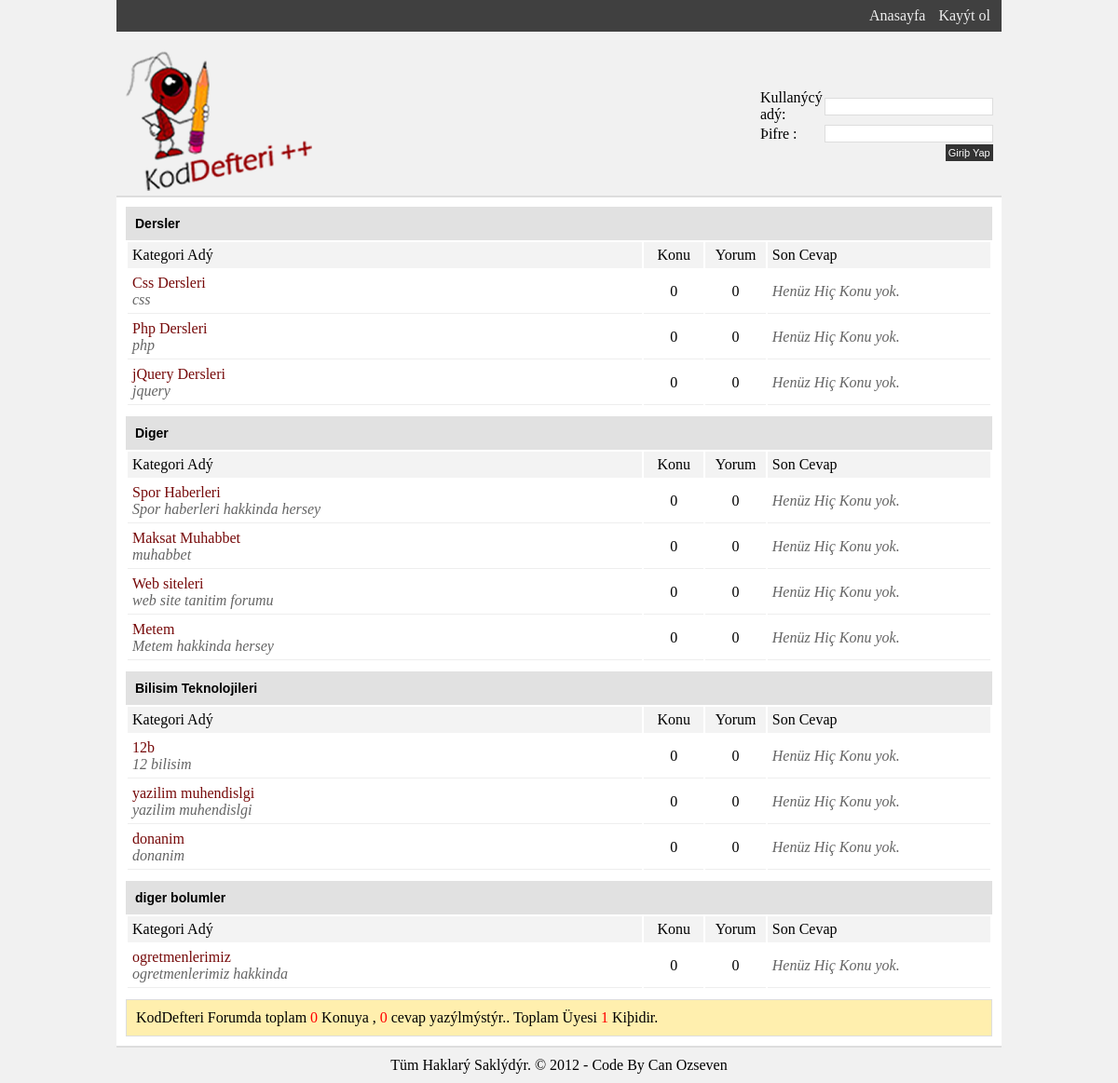
The page / on the database its author committed.
### tables this page shows
CREATE TABLE IF NOT EXISTS `kategoriler` (
  `kategori_id` int(11) NOT NULL AUTO_INCREMENT,
  `kategori_adi` varchar(300) NOT NULL,
  `kategori_desc` varchar(300) NOT NULL,
  `kategori_key` varchar(300) NOT NULL,
  `kategori_tip` int(11) NOT NULL,
  `kategori_sira` int(11) NOT NULL,
  PRIMARY KEY (`kategori_id`)
);

### sistem/ayar.php (called while the page is built, shortened)
<?php
 $ayarBul = mysql_query("select * from ayarlar");
 $ayar = mysql_fetch_array($ayarBul);
?>

### tema/v1/anasayfa.php (the view)
<?php
$bul = mysql_query("select * from kategoriler where kategori_tip= 0 ");
while ($goster = mysql_fetch_array($bul)){
$id = $goster['kategori_id'];
?>
<h1><?php echo ss($goster['kategori_adi']); ?></h1>
<table width="100%">
<thead>
<tr>
<td width="60%">Kategori Adý </td>
<td width="7%" align="center"> Konu </td>
<td width="7%"align="center" >Yorum</td>
<td>Son Cevap</td>
</tr>
</thead>
<tbody>
<?php
$altkatBul = mysql_query("select * from kategoriler where kategori_tip = '$id' order by kategori_sira asc");
while ($altKat = mysql_fetch_array($altkatBul)){
$link = URL . '/?k=' . $altKat['kategori_id'];
$konu = mysql_num_rows(mysql_query("select konu_id from konular where konu_kategori = '".$altKat['kategori_id']."'"));
$yorum = mysql_num_rows(mysql_query("select yorumlar.yorum_id from konular inner join yorumlar on yorumlar.yorum_konu_id = konular.konu_id where konu_kategori = '".$altKat['kategori_id']."'"));
$katid = $altKat['kategori_id'];
$sonKonu = mysql_fetch_array(mysql_query("select * from konular where konu_kategori = '$katid' order by konu_guncellenme desc limit 1"));
$sonkonuid = $sonKonu['konu_id'];
$yorumBul = mysql_query("select * from yorumlar where yorum_konu_id = '$sonkonuid' order by yorum_id desc limit 1");
$yorumSay = mysql_num_rows($yorumBul);
if ($yorumSay > 0){
$yorumGoster = mysql_fetch_array($yorumBul);
$ekleyen = $yorumGoster['yorum_ekleyen'];
}else{
$ekleyen = $sonKonu['konu_ekleyen'];
}
$uyeBul = mysql_query("select * from uyeler where uye_id = '$ekleyen'");
$uyeGoster = mysql_fetch_array($uyeBul);
?>
<tr>
<td>
<a href="<?php echo $link; ?>"><?php echo ss($altKat['kategori_adi']); ?></a>
<span><?php echo ss($altKat['kategori_desc']); ?></span>
</td>
<td align="center"><?php echo $konu ?></td>
<td align="center"><?php echo $yorum ?></td>
<td>
<?php if ($konu > 0 ){ ?>
<a href="<?php echo URL; ?>/?p=<?php echo  $sonKonu['konu_id']; ?>"><?php echo ss($sonKonu['konu_baslik']); ?></a>
<span><a href="<?php echo URL;?>/?u=<?php echo $uyeGoster['uye_id']; ?>" style="color:#333"><?php echo $uyeGoster['uye_kadi']; ?></a></span>
<?php }else{ ?>
<em style="color: #656565">Henüz Hiç Konu yok. </em>
<?php } ?>
</td>
</tr>
<?php } ?>
</tbody>
</table>
<?php } ?>
<div class="istatistikler">
<?php
$xKonu = mysql_num_rows(mysql_query("select konu_id from konular"));
$xYorum = mysql_num_rows(mysql_query("select yorum_id from yorumlar"));
$xUye = mysql_num_rows(mysql_query("select uye_id from uyeler"));
?>
KodDefteri Forumda toplam <span><?php echo $xKonu; ?></span> Konuya , <span><?php echo $xYorum; ?></span> cevap yazýlmýstýr.. Toplam Üyesi <span><?php echo $xUye; ?> </span> Kiþidir.
</div>

### index.php (shortened to what this page needs)
<?php
 require ("sistem/ayar.php");
 require ("sistem/sistem.php");
  if ($ayar['site_durum']){
	require(TEMA.'/index.php');
	 }else{
	bilgi("Site Bakýmda olduðu icin kapalýyýz ");
  }
?>

### tema/v1/index.php (shortened to what this page needs)
<html>
<head>
<link rel="stylesheet" href="<?php echo TEMA; ?>/css/style.css" type="text/css" media="screen"/>
</head>
<body>
<div id="icerik" >
<div id ="header">
<div id="navbar">
<ul>
<li><a href="<?php echo URL; ?>/index.php">Anasayfa</a></li>
<li><a href="<?php echo URL; ?>/?m=kayit"> Kayýt ol </a></li>
</ul>
</div>
<div class="logo">
<a href="<?php echo URL; ?>/index.php">
<img src="<?php echo TEMA_URL; ?>/images/logo.png " alt="" />
</a>
</div>
<div id="girisYap">
<?php if ($_SESSION['cancan']){ ?>
Hoþgeldiniz, <strong><?php echo $_SESSION['uye_kadi']; ?></strong>
<div class="uyeMenu">
<a href="<?php echo URL; ?>/?m=profil">Profilim </a> | <a href="<?php echo URL; ?>/?m=cikis">Çýkýþ Yap </a> |
<?php if($_SESSION['uye_rut'] == 1){ ?>
<a href="<?php echo URL; ?>/admin/anasayfa.php"> Paneli Göster</a>
<?php } ?>
</div>
<?php }else {?>
<form action="<?php echo URL; ?>/?m=giris" method="post">
<table cellpadding="0" cellspacing="0">
<tr>
<td width="85">Kullanýcý adý: </td>
<td><input type="text" name="kadi" /></td>
</tr>
<tr>
<td>Þifre : </td>
<td><input type="password" name="sifre" /></td>
</tr>
<tr>
<td></td>
<td align="right" ><button type="submit"><span>Giriþ Yap</span></td>
</tr>
</table>
</form>
<?php } ?>
</div>
</div>
<div class="icerik">
<?php icerik();  ?>
</div>
<div id="footer">
<p align="center">Tüm Haklarý Saklýdýr. &copy; 2012 - Code By Can Ozseven</p>
</div>
</div>
</body>
</html>

### sistem/sistem.php (shortened to what this page needs)
<?php
function g($par){
	return trim(strip_tags($_GET[$par]));
}
function ss($par){
	return stripslashes($par);
}
function icerik(){
if ($id = g ("p")){
$konuBul =  mysql_query("select * from konular where konu_id = '$id'");
$konuSay = mysql_num_rows($konuBul);
if ($konuSay > 0 ){
$konu = mysql_fetch_array($konuBul);
$konuid = $konu['konu_id'];
if (!$_COOKIE["p_".$konu]){
$guncelle = mysql_query("update konular set konu_hit = konu_hit + 1 where konu_id = '$konuid'");
setcookie("p_".$konuid, ":)", time()+749899779);
}
$uyeid = $konu['konu_ekleyen'];
$uyeBul = mysql_query("select * from uyeler where uye_id = '$uyeid'");
$uye = mysql_fetch_array($uyeBul);
$Tkonu = mysql_num_rows(mysql_query("select konu_id from konular where konu_ekleyen = '$uyeid'"));
$Tyorum = mysql_num_rows(mysql_query("select yorum_id from yorumlar where yorum_ekleyen = '$uyeid'"));
$avatar = "/".$GLOBALS["tema_adresi"]."/images/avataryok.png";
require(TEMA. '/konu.php');
}else{
	bilgi("Böyle bir konu bulunmuyor , konunun doðruluðundan emin olunuz!");
	}
}else{
 require(TEMA.'/anasayfa.php');
}
}
?>

### tema/v1/css/style.css (style rules this page uses)
body { margin:auto; font:13/20px Arial; background: #f1f1f1 }
table , tr, td , ul,ol,li,h1,h2,h3,p,form,input,textarea,button,select,img { padding:0; margin:0; list-style:none; border:0 }
a { text-decoration: none }
#icerik { width:950px; margin:0 auto; }
#header { height:210px ; position:relative; border-bottom:2px solid #ddd; }
#navbar { background:#404040; padding:8px 5px; overflow:auto }
#navbar ul { float:right; }
#navbar ul li { float:left; }
#navbar ul li a { color: #eee; padding:0 7px; }
.logo { position:absolute; top:55px ;left:10px; }
#girisYap { position: absolute; top:45px; right:10px; width:250px; height:65px; margin-top:50px; }
#girisYap input { border : 1px solid #ddd; padding:1px }
#girisYap table tr td { padding:1px }
#girisYap button { background:#333; color:#fff; padding:3px; font-size:11px; cursor:pointer; }
.icerik { background:#fff; padding:10px; }
.icerik h1 { background:#e1e1e1; padding:10px; font:bold 14px Arial; }
.icerik table { margin-bottom:10px; }
.icerik table thead tr td { background:#f3f3f3; }
.icerik table tr td { padding: 5px }
.icerik table tbody tr td { border-bottom:1px solid #eee }
.icerik table tbody tr td a { color:#760909; display:block }
.icerik table tbody tr td span { color:#656565; font-style:oblique }
.istatistikler { background-color:ffefae; padding:10px; border:1px solid #ddd; }
.istatistikler span { color:red; }
#footer { padding:10px 0; border-top: 2px solid #ddd }

### rows shown on the page
kategoriler: kategori_adi "Dersler"
kategoriler: kategori_adi "Css Dersleri", kategori_desc "css", konu "0", yorum "0"
kategoriler: kategori_adi "Php Dersleri", kategori_desc "php", konu "0", yorum "0"
kategoriler: kategori_adi "jQuery Dersleri", kategori_desc "jquery", konu "0", yorum "0"
kategoriler: kategori_adi "Diger"
kategoriler: kategori_adi "Spor Haberleri", kategori_desc "Spor haberleri hakkinda hersey", konu "0", yorum "0"
kategoriler: kategori_adi "Maksat Muhabbet", kategori_desc "muhabbet", konu "0", yorum "0"
kategoriler: kategori_adi "Web siteleri", kategori_desc "web site tanitim forumu", konu "0", yorum "0"
kategoriler: kategori_adi "Metem", kategori_desc "Metem hakkinda hersey", konu "0", yorum "0"
kategoriler: kategori_adi "Bilisim Teknolojileri"
kategoriler: kategori_adi "12b", kategori_desc "12 bilisim", konu "0", yorum "0"
kategoriler: kategori_adi "yazilim muhendislgi", kategori_desc "yazilim muhendislgi", konu "0", yorum "0"
kategoriler: kategori_adi "donanim", kategori_desc "donanim", konu "0", yorum "0"
kategoriler: kategori_adi "diger bolumler"
kategoriler: kategori_adi "ogretmenlerimiz", kategori_desc "ogretmenlerimiz hakkinda", konu "0", yorum "0"

### other values the page prints
$xKonu "0"
$xYorum "0"
$xUye "1"
